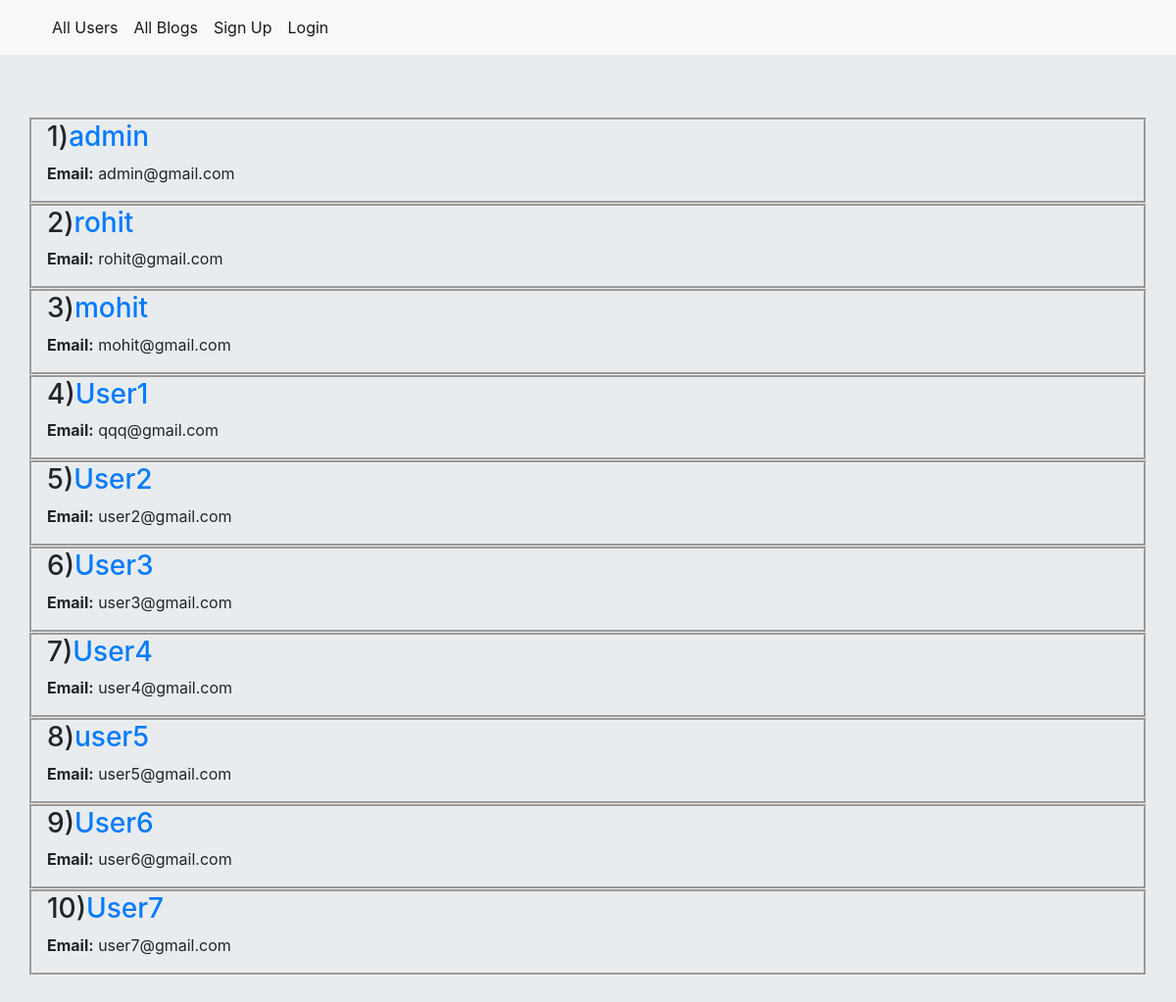
Before: /users/ with the older database file.
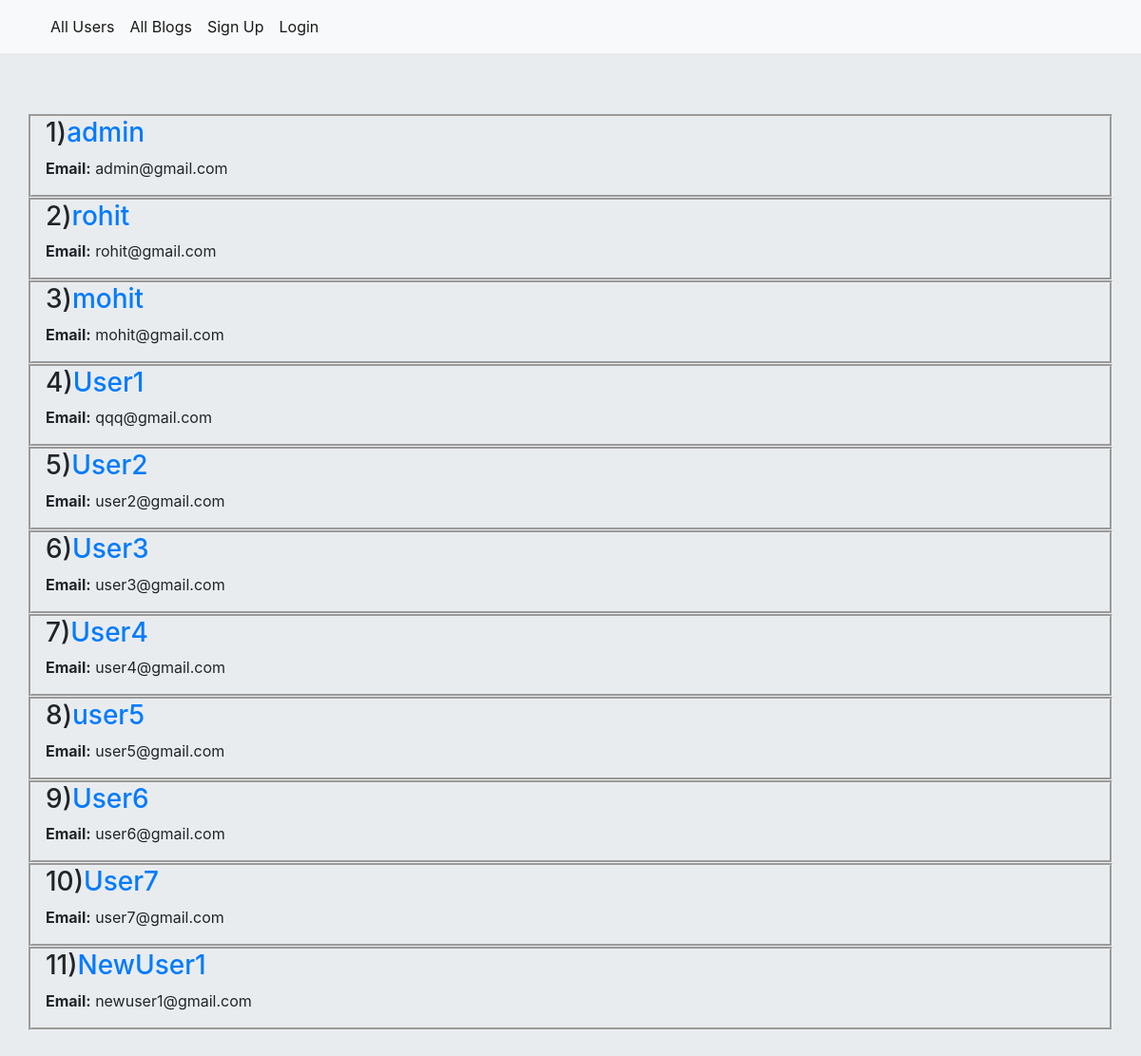
After: the same page with the newer database file.
### blog/models.py (models this page shows, shortened)
class CustomUser(AbstractUser):
    blocked = models.ManyToManyField('CustomUser',related_name='blocked_users',blank=True)
    liked_posts = models.ManyToManyField('Post',related_name='liked_posts',blank=True)

### blog/views.py (the view)
# urls.py: path('users/',views.UserListView.as_view(),name='user_list'),
class UserListView(ListView):
    model = CustomUser
    context_object_name = 'user_list'
    def get_queryset(self):
        current_user = self.request.user
        if current_user.is_authenticated:
            blocked_users = current_user.blocked.all().values_list('id')
            blocked_by = [user.id for user in CustomUser.objects.all() if current_user in user.blocked.all()]
            return CustomUser.objects.filter(~Q(id__in=blocked_users)).filter(~Q(id__in=blocked_by)).exclude(is_staff=True).exclude(id__exact=current_user.id)
        else:
            return CustomUser.objects.all()

### blog/templates/blog/customuser_list.html (shortened to what this page needs)
{% extends 'blog/base.html' %}
{% block content %}
<div class="jumbotron jumbotron-fluid">
    {% for person in user_list%}
    <div class="container"  style="border-style:groove">
        <h3>{{ forloop.counter }})<a href="{% url 'blog:user_details' pk=person.id %}">{{ person.username }}</a></h3>
        <div >
            <div>
            <p class="text-justify"><strong>Email:</strong> {{ person.email }}</p>
                </div>
            </div>
    </div>
    {% endfor %}
</div>
{% endblock %}

Changed rows visible on the page:
added CustomUser: username "NewUser1", email "newuser1@gmail.com"
